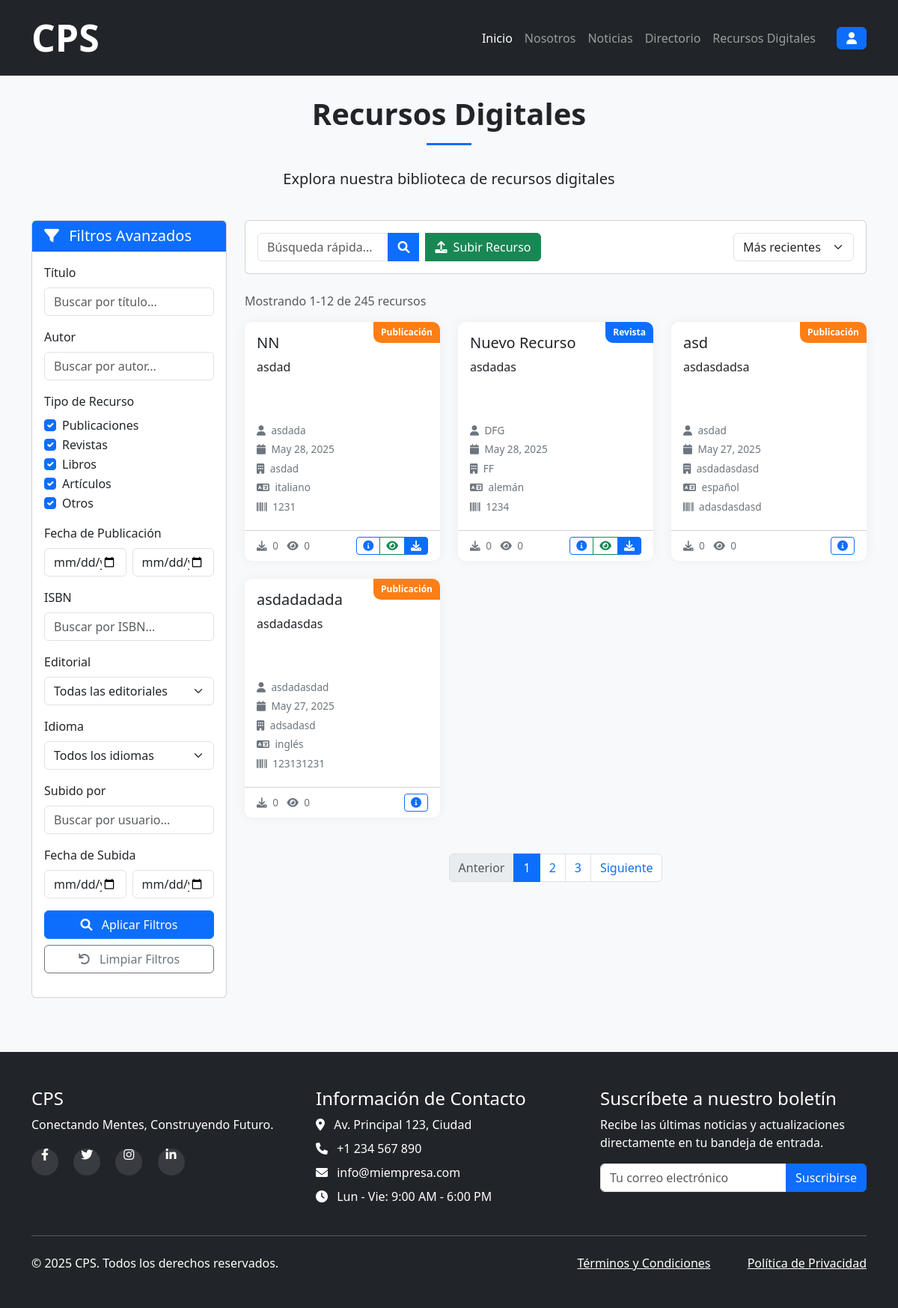
Page /resources/ on the committed database.
### main/models.py (models this page shows, shortened)
class Resource(models.Model):
    TYPE_CHOICES = (
        ('publication', 'Publicación'),
        ('magazine', 'Revista'),
        ('book', 'Libro'),
        ('article', 'Artículo'),
        ('other', 'Otro'),
    )
    title = models.CharField(max_length=255, verbose_name="Título")
    description = models.TextField(blank=True, null=True, verbose_name="Descripción")
    author = models.CharField(max_length=255, verbose_name="Autor")
    publication_date = models.DateField(verbose_name="Fecha de publicación")
    resource_type = models.CharField(max_length=20, choices=TYPE_CHOICES, default='publication', verbose_name="Tipo de recurso")
    pdf_file = models.FileField(upload_to="resources/", verbose_name="Archivo PDF",
                               help_text="Sube un archivo PDF (máximo 20MB)")
    isbn = models.CharField(max_length=20, blank=True, null=True, verbose_name="ISBN")
    publisher = models.CharField(max_length=255, blank=True, null=True, verbose_name="Editorial")
    pages = models.PositiveIntegerField(blank=True, null=True, verbose_name="Número de páginas")
    language = models.CharField(max_length=50, blank=True, null=True, verbose_name="Idioma")
    uploaded_by = models.ForeignKey(User, on_delete=models.CASCADE, related_name='resources', verbose_name="Subido por")
    created_at = models.DateTimeField(auto_now_add=True, verbose_name="Fecha de creación")
    updated_at = models.DateTimeField(auto_now=True, verbose_name="Última actualización")
    download_count = models.PositiveIntegerField(default=0, verbose_name="Número de descargas")
    view_count = models.PositiveIntegerField(default=0, verbose_name="Número de vistas")
    class Meta:
        ordering = ['-publication_date', 'title']
        verbose_name = "Recurso"
        verbose_name_plural = "Recursos"

### main/views.py (the view)
# urls.py: path('resources/', views.resource_index, name='resource_index'), # Ver Listao de Recursos
def resource_index(request):
  resources = models.Resource.objects.all()
  return render (request, 'recursos.html', {'resources': resources})

### main/context_processors.py (called while the page is built)
def user_avatar(request):
    return {
        'default_avatar': 'res/default-avatar.jpg',
        'user_avatar': request.user.profile.profile_picture.url if request.user.is_authenticated and request.user.profile.profile_picture else settings.STATIC_URL + 'res/default-avatar.jpg'
    }

### main/templates/recursos.html (shortened to what this page needs)
django{% extends 'base.html' %}
{% load static %}
{% block styles %}
<link rel="stylesheet" href="{% static 'css/recursos-styles.css' %}" />
{% endblock %}
{% block content %}
<div class="resources-section py-5">
  <div class="container">
    <div class="row">
      <div class="col-12 text-center mb-4">
        <h2 class="section-title">Recursos Digitales</h2>
        <div class="divider mx-auto"></div>
        <p class="lead">Explora nuestra biblioteca de recursos digitales</p>
      </div>
    </div>
    <div class="row">
      <div class="col-lg-3 mb-4">
        <div class="card filter-sidebar">
          <div class="card-header bg-primary text-white">
            <h5 class="mb-0"><i class="fas fa-filter me-2"></i> Filtros Avanzados</h5>
          </div>
          <div class="card-body">
            <form id="filterForm">
              <div class="mb-3">
                <label for="titleSearch" class="form-label">Título</label>
                <input type="text" class="form-control" id="titleSearch" placeholder="Buscar por título..." />
              </div>
              <div class="mb-3">
                <label for="authorSearch" class="form-label">Autor</label>
                <input type="text" class="form-control" id="authorSearch" placeholder="Buscar por autor..." />
              </div>
              <div class="mb-3">
                <label class="form-label">Tipo de Recurso</label>
                <div class="form-check">
                  <input class="form-check-input" type="checkbox" value="publicacion" id="typePublicacion" checked />
                  <label class="form-check-label" for="typePublicacion">Publicaciones</label>
                </div>
                <div class="form-check">
                  <input class="form-check-input" type="checkbox" value="revista" id="typeRevista" checked />
                  <label class="form-check-label" for="typeRevista">Revistas</label>
                </div>
                <div class="form-check">
                  <input class="form-check-input" type="checkbox" value="libro" id="typeLibro" checked />
                  <label class="form-check-label" for="typeLibro">Libros</label>
                </div>
                <div class="form-check">
                  <input class="form-check-input" type="checkbox" value="articulo" id="typeArticulo" checked />
                  <label class="form-check-label" for="typeArticulo">Artículos</label>
                </div>
                <div class="form-check">
                  <input class="form-check-input" type="checkbox" value="otro" id="typeOtro" checked />
                  <label class="form-check-label" for="typeOtro">Otros</label>
                </div>
              </div>
              <div class="mb-3">
                <label class="form-label">Fecha de Publicación</label>
                <div class="row g-2">
                  <div class="col-6">
                    <input type="date" class="form-control" id="pubDateFrom" placeholder="Desde" />
                  </div>
                  <div class="col-6">
                    <input type="date" class="form-control" id="pubDateTo" placeholder="Hasta" />
                  </div>
                </div>
              </div>
              <div class="mb-3">
                <label for="isbnSearch" class="form-label">ISBN</label>
                <input type="text" class="form-control" id="isbnSearch" placeholder="Buscar por ISBN..." />
              </div>
              <div class="mb-3">
                <label for="publisherSearch" class="form-label">Editorial</label>
                <select class="form-select" id="publisherSearch">
                  <option value="">Todas las editoriales</option>
                </select>
              </div>
              <div class="mb-3">
                <label for="languageSearch" class="form-label">Idioma</label>
                <select class="form-select" id="languageSearch">
                  <option value="">Todos los idiomas</option>
                </select>
              </div>
              <div class="mb-3">
                <label for="uploaderSearch" class="form-label">Subido por</label>
                <input type="text" class="form-control" id="uploaderSearch" placeholder="Buscar por usuario..." />
              </div>
              <div class="mb-3">
                <label class="form-label">Fecha de Subida</label>
                <div class="row g-2">
                  <div class="col-6">
                    <input type="date" class="form-control" id="uploadDateFrom" placeholder="Desde" />
                  </div>
                  <div class="col-6">
                    <input type="date" class="form-control" id="uploadDateTo" placeholder="Hasta" />
                  </div>
                </div>
              </div>
              <div class="d-grid gap-2">
                <button type="submit" class="btn btn-primary"><i class="fas fa-search me-2"></i> Aplicar
                  Filtros</button>
                <button type="reset" class="btn btn-outline-secondary"><i class="fas fa-undo me-2"></i> Limpiar
                  Filtros</button>
              </div>
            </form>
          </div>
        </div>
      </div>
      <div class="col-lg-9">
        <div class="card mb-4">
          <div class="card-body">
            <div class="row align-items-center">
              <div class="col-md-6 mb-3 mb-md-0">
                <div class="input-group">
                  <input type="text" class="form-control" placeholder="Búsqueda rápida..." id="quickSearch" />
                  <button class="btn btn-primary" type="button"><i class="fas fa-search"></i></button>
                  <button class="btn btn-success mx-2" data-bs-toggle="modal" data-bs-target="#uploadModal"><i
                      class="fas fa-upload me-1"></i> Subir Recurso</button>
                </div>
              </div>
              <div class="col-md-6">
                <div class="d-flex justify-content-md-end">
                  <select class="form-select w-auto" id="sortSelect">
                    <option value="newest">Más recientes</option>
                  </select>
                </div>
              </div>
            </div>
          </div>
        </div>
        <div class="mb-3">
          <span class="text-muted">Mostrando 1-12 de 245 recursos</span>
        </div>
        <div class="row" id="resourcesGrid">
          {% for r in resources %}
          <div class="col-md-6 col-lg-4 mb-4">
            <div class="card resource-card h-100">
              {% if r.resource_type == 'publication' %}
              <div class="resource-type-badge publicacion">{{ r.get_resource_type_display }}</div>
              {% elif r.resource_type == 'article' %}
              <div class="resource-type-badge articulo">{{ r.get_resource_type_display }}</div>
              {% else %}
              <div class="resource-type-badge {{ r.get_resource_type_display|lower }}">{{ r.get_resource_type_display }}</div>
              {% endif %}
              <div class="card-body">
                <h5 class="card-title">{{ r.title }}</h5>
                <p class="card-text resource-description">{{ r.description }}</p>
                <div class="resource-meta">
                  <div class="resource-meta-item">
                    <i class="fas fa-user me-1"></i> {{ r.author }}
                  </div>
                  <div class="resource-meta-item">
                    <i class="fas fa-calendar me-1"></i> {{ r.publication_date }}
                  </div>
                  <div class="resource-meta-item">
                    <i class="fas fa-building me-1"></i> {{ r.publisher }}
                  </div>
                  <div class="resource-meta-item">
                    <i class="fas fa-language me-1"></i> {{ r.language }}
                  </div>
                  <div class="resource-meta-item">
                    <i class="fas fa-barcode me-1"></i> {{ r.isbn }}
                  </div>
                </div>
              </div>
              <div class="card-footer bg-transparent">
                <div class="d-flex justify-content-between align-items-center">
                  <div class="resource-stats">
                    <span title="Descargas"><i class="fas fa-download me-1"></i> {{ r.download_count }} </span>
                    <span title="Vistas"><i class="fas fa-eye ms-2 me-1"></i> {{ r.view_count }} </span>
                  </div>
                  <div class="btn-group">
                    <button type="button" class="btn btn-sm btn-outline-primary" data-bs-toggle="modal"
                      data-bs-target="#{{r.isbn}}-Modal"><i class="fas fa-info-circle"></i></button>
                    {% if r.pdf_file %}
                    <a href="{{ r.pdf_file.url }}"  target="_blank" class="btn btn-sm btn-outline-success"><i class="fas fa-eye"></i></a>
                    <a href="{{ r.pdf_file.url }}"  target="_blank" class="btn btn-sm btn-primary"><i class="fas fa-download"></i></a>
                    {% endif %}
                  </div>
                </div>
              </div>
            </div>
          </div>
          {% endfor %}
        </div>
        <nav aria-label="Navegación de páginas" class="mt-4">
          <ul class="pagination justify-content-center">
            <li class="page-item disabled">
              <a class="page-link" href="#" tabindex="-1" aria-disabled="true">Anterior</a>
            </li>
            <li class="page-item active">
              <a class="page-link" href="#">1</a>
            </li>
            <li class="page-item">
              <a class="page-link" href="#">2</a>
            </li>
            <li class="page-item">
              <a class="page-link" href="#">3</a>
            </li>
            <li class="page-item">
              <a class="page-link" href="#">Siguiente</a>
            </li>
          </ul>
        </nav>
      </div>
    </div>
  </div>
</div>
{% endblock %}

### main/static/css/style.css (style rules this page uses)
body { padding-top: 56px; }
.divider { width: 60px; height: 3px; background-color: #0d6efd; margin-bottom: 30px; }
.section-title { font-weight: 700; margin-bottom: 15px; position: relative; font-size: 2.5rem; }
.card { transition: transform 0.3s ease, box-shadow 0.3s ease; }

### main/static/css/recursos-styles.css (style rules this page uses)
body { padding-top: 56px; }
.divider { width: 60px; height: 3px; background-color: #0d6efd; margin-bottom: 30px; }
.section-title { font-weight: 700; margin-bottom: 15px; position: relative; }
.resources-section { background-color: #f8f9fa; min-height: calc(100vh - 56px - 300px); }
.filter-sidebar { position: sticky; top: 76px; }
.resource-card { border-radius: 10px; overflow: hidden; border: none; box-shadow: 0 0 15px rgba(0, 0, 0, 0.05); transition: transform 0.3s ease, box-shadow 0.3s ease; position: relative; }
.resource-description { height: 72px; overflow: hidden; display: -webkit-box; -webkit-line-clamp: 3; -webkit-box-orient: vertical; margin-bottom: 15px; }
.resource-meta { font-size: 0.85rem; color: #6c757d; }
.resource-meta-item { margin-bottom: 5px; white-space: nowrap; overflow: hidden; text-overflow: ellipsis; }
.resource-stats { font-size: 0.85rem; color: #6c757d; }
.resource-type-badge { position: absolute; top: 0; right: 0; padding: 5px 10px; font-size: 0.75rem; font-weight: 600; color: white; border-bottom-left-radius: 10px; }
.resource-type-badge.revista { background-color: #0d6efd; }
.resource-type-badge.publicacion { background-color: #fd7e14; }

### rows in the picture
Resource: resource_type "Publicación", title "NN", description "asdad", author "asdada", publication_date "May 28, 2025", publisher "asdad", language "italiano", isbn "1231", download_count "0", view_count "0"
Resource: resource_type "Revista", title "Nuevo Recurso", description "asdadas", author "DFG", publication_date "May 28, 2025", publisher "FF", language "alemán", isbn "1234", download_count "0", view_count "0"
Resource: resource_type "Publicación", title "asd", description "asdasdadsa", author "asdad", publication_date "May 27, 2025", publisher "asdadasdasd", language "español", isbn "adasdasdasd", download_count "0", view_count "0"
Resource: resource_type "Publicación", title "asdadadada", description "asdadasdas", author "asdadasdad", publication_date "May 27, 2025", publisher "adsadasd", language "inglés", isbn "123131231", download_count "0", view_count "0"
